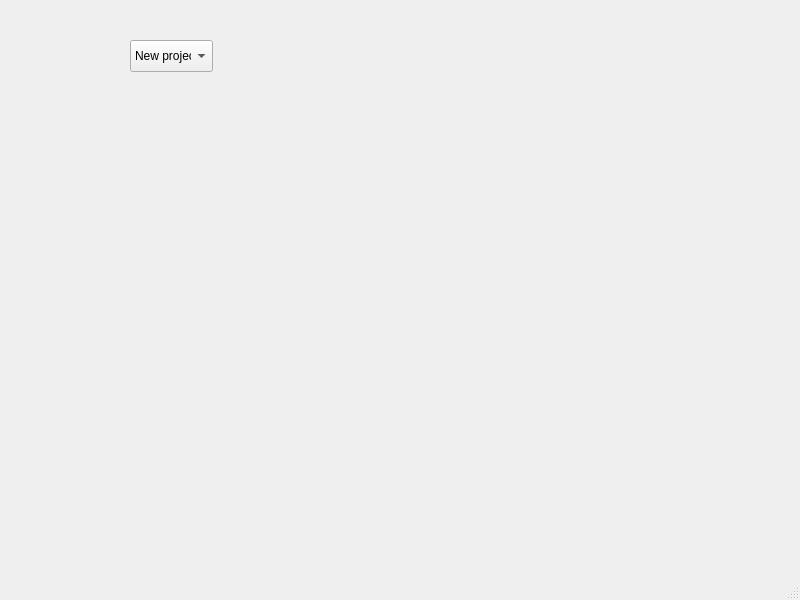
<?xml version="1.0" encoding="UTF-8"?>
<ui version="4.0">
 <class>MainWindow</class>
 <widget class="QMainWindow" name="MainWindow">
  <property name="geometry">
   <rect>
    <x>0</x>
    <y>0</y>
    <width>800</width>
    <height>600</height>
   </rect>
  </property>
  <property name="windowTitle">
   <string>MainWindow</string>
  </property>
  <widget class="QWidget" name="centralwidget">
   <widget class="QComboBox" name="comboBox">
    <property name="geometry">
     <rect>
      <x>130</x>
      <y>40</y>
      <width>83</width>
      <height>32</height>
     </rect>
    </property>
    <item>
     <property name="text">
      <string>New project</string>
     </property>
    </item>
    <item>
     <property name="text">
      <string>New File</string>
     </property>
    </item>
    <item>
     <property name="text">
      <string>Quit</string>
     </property>
    </item>
   </widget>
  </widget>
  <widget class="QMenuBar" name="menubar">
   <property name="geometry">
    <rect>
     <x>0</x>
     <y>0</y>
     <width>800</width>
     <height>30</height>
    </rect>
   </property>
  </widget>
  <widget class="QStatusBar" name="statusbar"/>
 </widget>
 <resources/>
 <connections/>
</ui>
